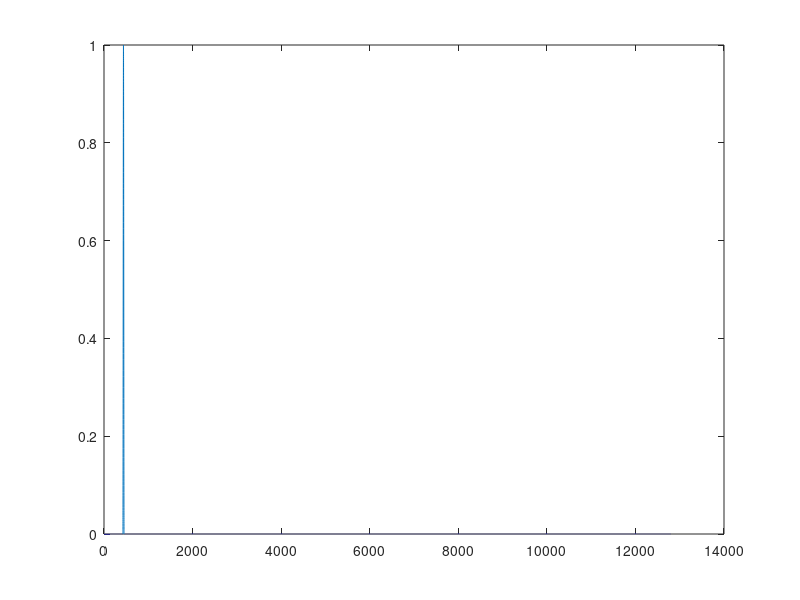

MATLAB code for this plot: (Note: this script raises an error after producing the figure.)
function test_F_duplicate_with_hermitian_symmetry()

Nfft = 2^18;
Fs = 25600;
f0 = 440;
i0 = floor(f0*Nfft/Fs);
f = [0:Nfft-1]*Fs/Nfft;

half_fft = zeros(1,Nfft/2+1)+eps;

%% Adding the note the fft
Nw = 256;
half_fft(i0-Nw/2:i0+Nw/2-1) = hanning(Nw);

figure, plot( f(1:Nfft/2+1), half_fft )

res = F_duplicate_with_hermitian_symmetry( half_fft );

figure, plot( f, real(res) );
title('TEST REAL symmetrical FFT')
xlabel('f (Hz)');
figure, plot( f, db(res) );
title('TEST DB symmetrical FFT')
xlabel('f (Hz)');

%% Invert and listen

g = ifft( res );
%soundsc( g, Fs );
%audiowrite( 'test_F_duplicate_with_hermitian_symmetry.wav', g, Fs );

figure, plot(g);
g = [g(floor(0.8*length(g)):end),g(1:floor(0.8*length(g)))];
%soundsc( g, Fs );

end